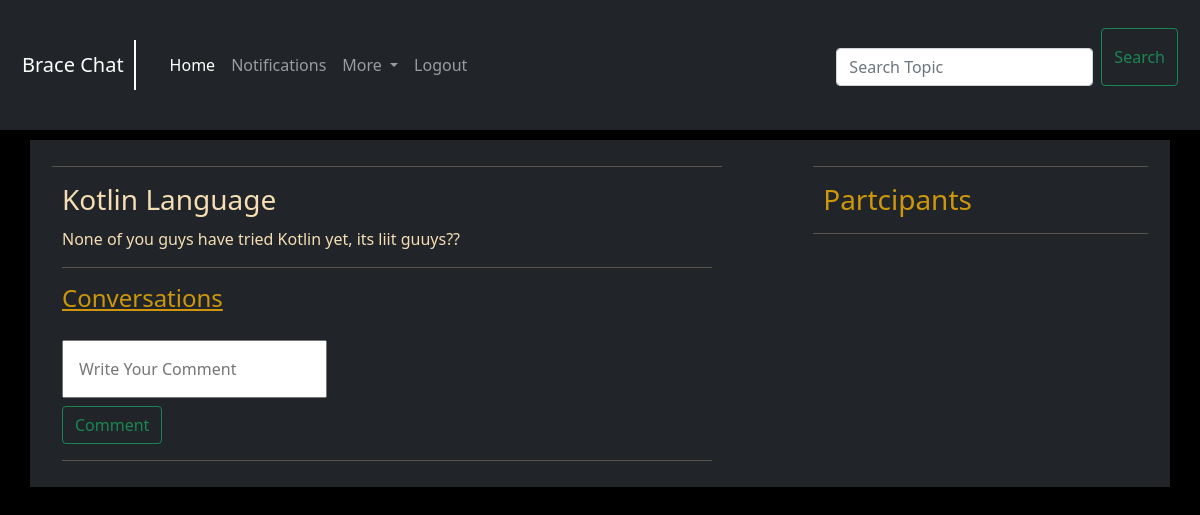
/room/18/ (signed in), run on the app's committed database.
### Chat/models.py (models this page shows, shortened)
class ChatRoom(models.Model):
    room_host = models.ForeignKey(User, on_delete=models.SET_NULL, null=True)
    room_title = models.ForeignKey(Topic, on_delete=models.SET_NULL, null=True)
    name = models.CharField(max_length=200)
    description = models.TextField(null=True, blank=True)
    room_members = models.ManyToManyField(User, related_name='participants', blank=True)
    update = models.DateTimeField(auto_now=True)
    created = models.DateTimeField(auto_now_add=True)
    class Meta:
        ordering = ['-update', '-created']

### Chat/views.py (the view, shortened to what this page needs)
# urls.py: path('room/<int:pk>/', views.room_view, name='room-page'),
@login_required(login_url='login')
def room_view(request, pk):
    room = ChatRoom.objects.get(id=pk)
    comments = room.message_set.all()
    participants = room.room_members.all()
    print(comments)
    context = {
        "comments":comments,
        "room":room,
        "participants":participants
    }
    return render(request, 'Chat/room.html', context)

### templates/Chat/room.html (shortened to what this page needs)
{% extends 'Chat/main.html' %}
    {% block content%}
<body>
    <div class="container bg-dark">
        <div class="left">
            <hr>
            <h3> {{room.name}} </h3>
            <p>{{room.description}}</p>
            <div class="Comments">
                <hr>
                    <h4 style="text-decoration: underline; color: rgba(240, 174, 6, 0.83);">Conversations</h4>
                    {% if request.user.is_authenticated %}
                    <form method="post">
                       <input type="text" name="comment" placeholder="Write Your Comment"> <br>
                        <button class="btn btn-outline-success mt-2" type="submit">Comment</button>
                    </form>
                    {% endif %}
                <hr>
            </div>
        </div>
        <div class="right">
            <hr>
            <h3 style="color: rgba(240, 174, 6, 0.83);">Partcipants</h3>
            <hr>
                      <br>
        </div>
    </div>
        {% endblock content %}

### templates/Chat/room.html (style rules this page uses)
body { background-color: black; }
h3,p, div { margin: 10px; color: wheat; }
input { padding: 15px; margin-top: 20px; }
.container { display: flex; justify-content: space-between; color: whitesmoke; }
.right { flex-basis: 30%; }
.left { flex-basis: 60%; }

### data on the page
ChatRoom: name "Kotlin Language", description "None of you guys have tried Kotlin yet, its liit guuys??"
